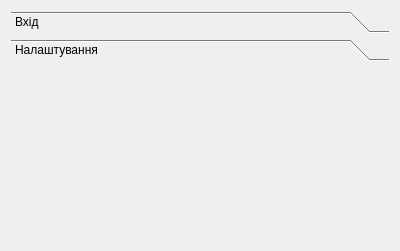
<?xml version="1.0" encoding="UTF-8"?>
<ui version="4.0">
 <class>LoginForm</class>
 <widget class="QWidget" name="LoginForm">
  <property name="geometry">
   <rect>
    <x>0</x>
    <y>0</y>
    <width>400</width>
    <height>251</height>
   </rect>
  </property>
  <property name="windowTitle">
   <string>Form</string>
  </property>
  <layout class="QVBoxLayout" name="verticalLayout">
   <item>
    <widget class="QToolBox" name="toolBox">
     <property name="currentIndex">
      <number>1</number>
     </property>
     <widget class="QWidget" name="page">
      <property name="geometry">
       <rect>
        <x>0</x>
        <y>0</y>
        <width>378</width>
        <height>163</height>
       </rect>
      </property>
      <attribute name="icon">
       <iconset resource="resource.qrc">
        <normaloff>:/login.png</normaloff>:/login.png</iconset>
      </attribute>
      <attribute name="label">
       <string>Вхід</string>
      </attribute>
      <layout class="QVBoxLayout" name="verticalLayout_2">
       <item>
        <widget class="QLabel" name="labelLogin">
         <property name="text">
          <string>Логін:</string>
         </property>
        </widget>
       </item>
       <item>
        <widget class="QLineEdit" name="lineEdit"/>
       </item>
       <item>
        <widget class="QLabel" name="labelPassword">
         <property name="text">
          <string>Пароль:</string>
         </property>
        </widget>
       </item>
       <item>
        <widget class="QLineEdit" name="lineEdit_2"/>
       </item>
       <item>
        <widget class="QPushButton" name="buttonEnter">
         <property name="text">
          <string>Увійти</string>
         </property>
        </widget>
       </item>
      </layout>
     </widget>
     <widget class="QWidget" name="page_2">
      <property name="geometry">
       <rect>
        <x>0</x>
        <y>0</y>
        <width>378</width>
        <height>159</height>
       </rect>
      </property>
      <attribute name="icon">
       <iconset resource="resource.qrc">
        <normaloff>:/loginSetting.png</normaloff>:/loginSetting.png</iconset>
      </attribute>
      <attribute name="label">
       <string>Налаштування</string>
      </attribute>
     </widget>
    </widget>
   </item>
  </layout>
 </widget>
 <resources>
  <include location="resource.qrc"/>
 </resources>
 <connections/>
</ui>
